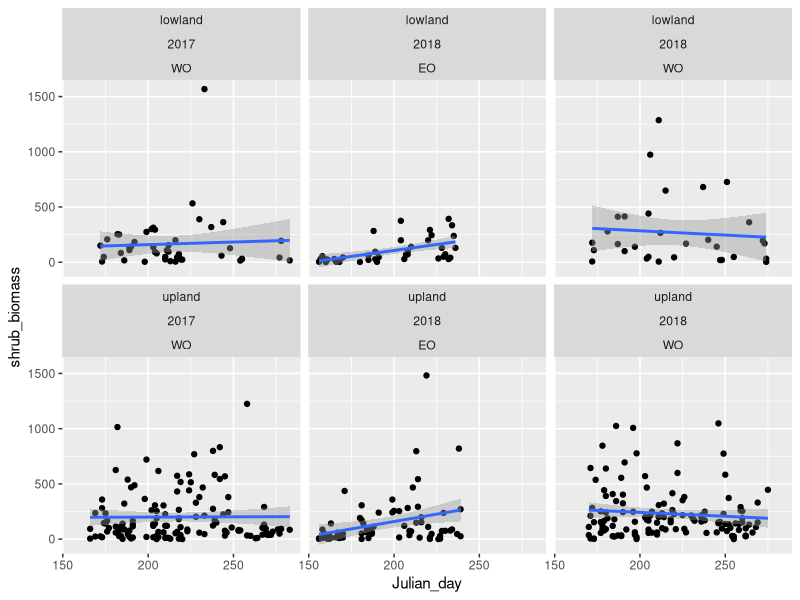
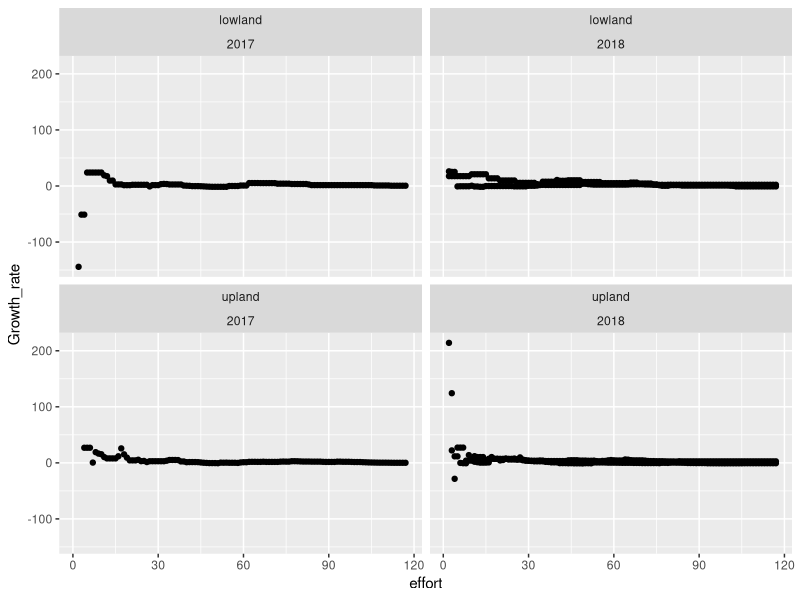

Source code (R) for these figures, in order:
#script for workshop on functions. How to write a function, run it with data.table, and lapply
#author: Juliana Balluffi-Fry

library(data.table)
library(ggplot2)


#read in fake feeding trial data
ft <- fread("Input/feeding_trials_workshop.csv")

#load in plant biomass data
bio <- fread("Input/biomass.csv")

#load in fake foraging data
forage <- fread("Input/foraging_data.csv")



# Basic function synthesis ------------------------------------------------

#we need to calculate the total intake during feeding trials (start_1 - end_1) + (start2 - end_2)
ft[, intake := (Start_1 - End_1) + (Start_2 - End_2)]

#lets use this as an example for building a basic function

#name your function something logical, action focused
#regular parantheses house the arguments
#the curly brackets house the actions
sumtrials <- function (s1, s2, e1, e2){
  day1 <- s1 - e1 #the lines inside the action part of the function stay in the function
  day2 <- e1 - e2 #nothing that gets assigned a name here will save to the global env
  sum <- day1 + day2
  return(sum) #the only things that make it out of the functions are thing you return
}
#when you run this function it will save in your environment

###now lets use the function
#by running just the function and not assigning it, we just return numbers
sumtrials(s1 = ft$Start_1, s2 = ft$Start_2, e1 = ft$End_1, e2 = ft$End_2)

#now we can use the function to make a new column using base R
ft$intake <- sumtrials(s1 = ft$Start_1, s2 = ft$Start_2, e1 = ft$End_1, e2 = ft$End_2)

#if we use data.table to run the function we no longer need to use the $ for each argument
ft[, intake := sumtrials(Start_1, Start_2, End_1, End_2)]



# Switch to biomass data: run function with data.table --------------------

#what if I want to investigate trends within some categorization of data? 
#to visualize this lets use facet wrap
ggplot(bio)+
  geom_point(aes(x = Julian_day, y = shrub_biomass))+
  geom_smooth(aes(x = Julian_day, y = shrub_biomass), method = "lm")+
  facet_wrap(~drainage_class + year + SA, scale = "fixed") 
#facet wrap is an easy way to split ggplots by a factor or multiple factors

#remember: a major strength in data.table is the "run-by" argument
bio[, mean(shrub_biomass), by = .(year, drainage_class, SA)]
bio[, period := max(Julian_day) - min(Julian_day), by = .(year, drainage_class, SA)]

#maybe we are tired of writing out these by's all the time
bygroups <- c("year", "drainage_class", "SA")

#Now you can change one line to get new groupings throughout code 
bio[, min_biom := min(shrub_biomass), by = bygroups]

#lets use these categories as an example of what we could run a function by within a datatable
#goal: to calculate growth rate, via shrub biomass, in 
#we create a function that calculates rate of change of shrub biomass 

#how do basic linear models work? 
mod <- lm(bio$shrub_biomass ~ bio$Julian_day)
coef(mod)["bio$Julian_day"] #this pulls out the slope of julian day

#function here makes a model with two variables and extracts the slope of x var
get_growth <- function(x, y){
  model <- lm(y ~ x)
  slope <- coef(model)["x"]
  return(slope)
}

#lets try the model with base R syntax
get_growth(y = bio$shrub_biomass, x = bio$Julian_day)

#now run the function by the bygroups
bio[, growthrate := get_growth(x = Julian_day, y = shrub_biomass), by = bygroups]



# What if DT is an argument, how do you run the function within a data.frame --------
# sometimes we write functions that are dependent on functions that have data.frame as an argument

# the handy Data.table tool ".SD" and ".SDcols" can help
# .SD stands for subset 

bio[, .SD] #returns full data.frame

bio[shrub_biomass > 300] #this is how you normally subset rows

bio[, .SD, .SDcols = c("date", "year", "shrub_biomass")] #returns subset of columns

#if you want to run a function that uses the dataframe as an argument, swap for .SD
bio[, print(.SD), by = bygroups]

#let's write our own function that requires the .SD
# say this is the action we want to run by group
bio[shrub_biomass > 300, mean(shrub_biomass)]
# obviously we could just add the by's to that statement 
# but let's write a function that does this to learn .sD

mean_biomass <- function(DT, var, num) {
  dat <- DT[var > num] #subset
  return(dat[, mean(var)]) #calculate mean of that subet
}

# lets test the function with base R
mean_biomass(DT = bio, var = bio$shrub_biomass, num = 300)

# lets run the function by our groups
# to assign a data.table to the DT argument within a data.table
# we assign .SD to DT. This tells the function to use your bygroup for DT
bio[, mean_biomass(DT = .SD, var = shrub_biomass, num = 300), by = bygroups]



# lapply ------------------------------------------------------------------

#lapply is used to run a function on a list of objects. It's fairly versatile

#this is especially useful for when you have multiple files to read in, for example
#  one file per individual, or year, or any other sample unit

#let's first make a list
#to use the split function you need a factor (drainage class)
biolist <- split(bio, bio$drainage_class)
class(biolist) #you can see this is classed as a list

#how many rows are in the second object?
nrow(biolist[[2]])

#collect number of rows for each class
lapply(biolist, nrow)

#run a function that sums biomass in each object
# this isn't universal but the function can't have arguments other than the objects of the list 
lapply(biolist, function(x) {x[, sum(shrub_biomass)]})





# how to use lapply to collect files --------------------------------------
# do this when you have multiple files that you want to read in at once
# code reads in all data for the teaching R project so it does not make much sense

#create file path to all csv files in the input folder
files <- dir("Input/", "*.csv", full.names = TRUE)

#fread the list of files using lapply
ls.files<-lapply(files, fread)

#rbind the list of files, create an idcol that will keep the file name (if needed)
#origin col has number at first, based on the number of the file in the list
fulldata <- rbindlist(ls.files, fill = TRUE, use.names = TRUE, idcol = 'origin')

#now re-assign the origin column the file names
fulldata[, origin := factor(origin, labels = basename(files))]

# ^^ as you can see this data is a complete disaster, but
# if you have multiple data sheets that are formatted the same way, 
# this will combine them into one sheet. It is very handy.



# how we can use lapply and data.table together to investigate effect of sample size  -----------------------
# lets say we want to test how different lengths of time affect the growth rate calculation

#first, lets calculate the total length of the study season by year and drainage class
bio[, daycount := Julian_day - min(Julian_day), by = bygroups]

#make a vector of sample efforts, from day one to the length of the longest time frame
effort <- c(1: max(bio$daycount))

#use lapply on the list, effort, to run a custom function
# on any data where day count is less than the effort (n), calculate growth rate

sampleeffort <- lapply(effort, function(n){ #n represents the list of efforts we made
  bio[daycount < n, get_growth(Julian_day, shrub_biomass), by = bygroups] #calculate mean shrub biomass
})



#rbindlist and create an idcolumn called effort where n is pasted 
timeeffect <- rbindlist(sampleeffort, idcol = "effort")
setnames(timeeffect, "V1", "Growth_rate")

#now ggplot this new dervied data and you can see the trend in avg biomass over sample time
ggplot(timeeffect)+
  geom_point(aes(x = effort, y = Growth_rate))+
  facet_wrap(~ drainage_class + year)
  